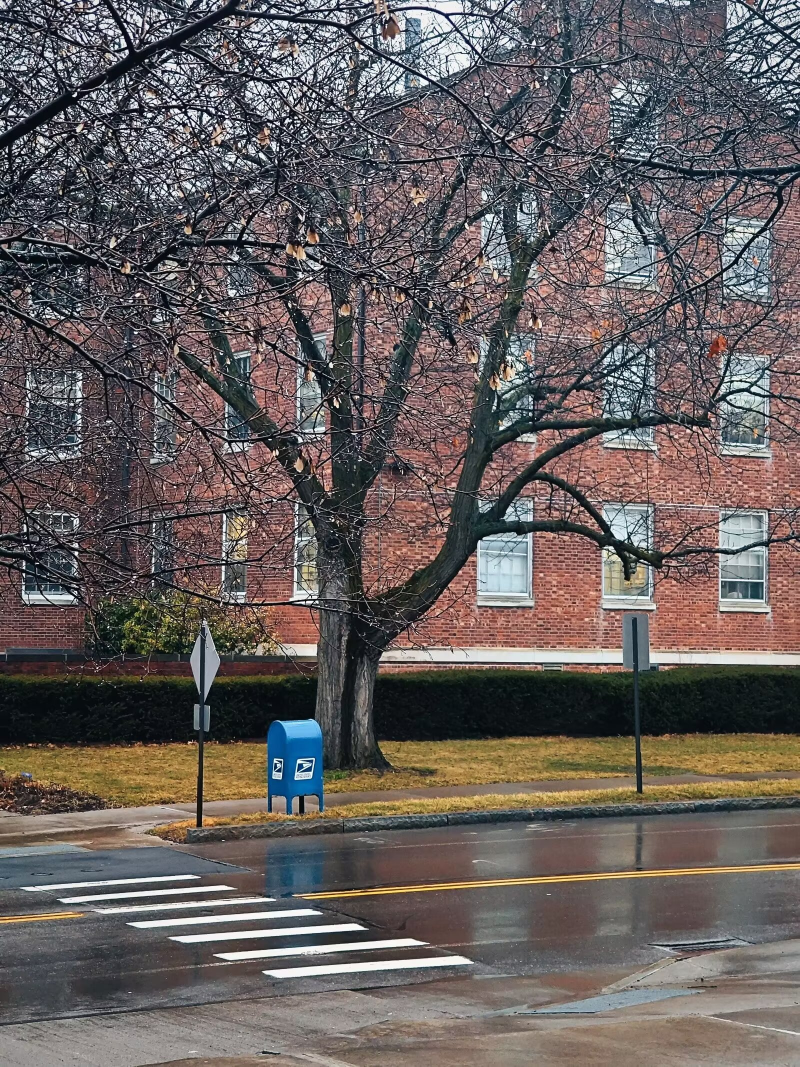
#> input picture latex/images/IMG_1482.JPG, 1599 x 2133 px (shown at 1/2 size)
$ python sim_2d.py
#> lines starting #> are read from the running program, lines starting #| are printed output that depends on the picture
# %%
from itertools import product

import numpy as np
from skimage.io import imsave, imread
from skimage.util import img_as_ubyte
from scipy.stats import multivariate_normal
from scipy.signal import convolve2d
from numpy.fft import fft2, ifft2, fftshift, ifftshift

# %%
img_real: np.ndarray = imread('../latex/images/IMG_1482.JPG', as_gray=True)
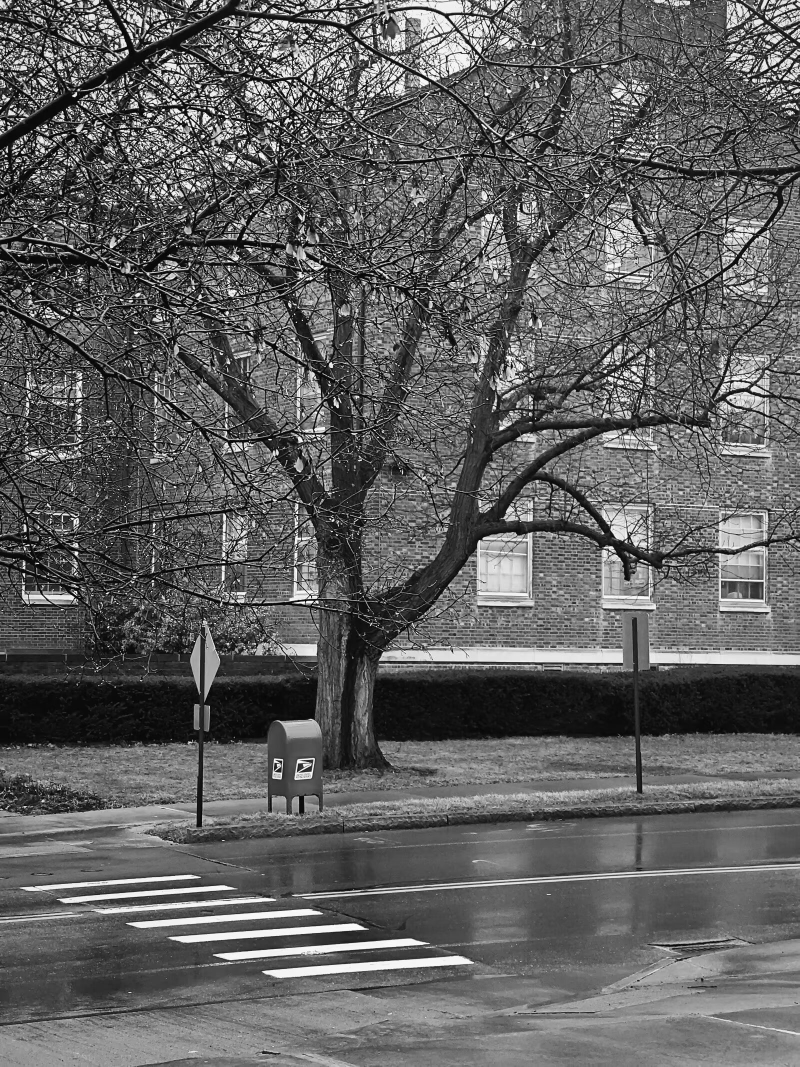
#> img_real: shape (2133, 1599) float64 (shown at 1/2 size); min 0, max 1, mean 0.38
imsave('../latex/images/real.png', img_as_ubyte(img_real))

height, width = img_real.shape
#> height = 2133; width = 1599

# %%
psf_x, psf_y = np.mgrid[-3:3:31j, -3:3:31j]
psf_pos = np.dstack((psf_x, psf_y))
gaussian_2d = multivariate_normal(np.zeros(2), np.eye(2))
psf = gaussian_2d.pdf(psf_pos)
imsave('../latex/images/psf.png', img_as_ubyte(psf / psf.max()))
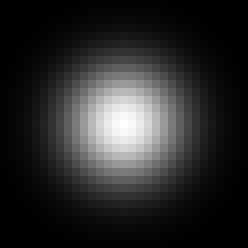
#> saved as psf.png: shape (31, 31) (shown 8 times larger); min 0, max 255, mean 41.5

# %%
img_real_psf = convolve2d(img_real, psf, 'same')
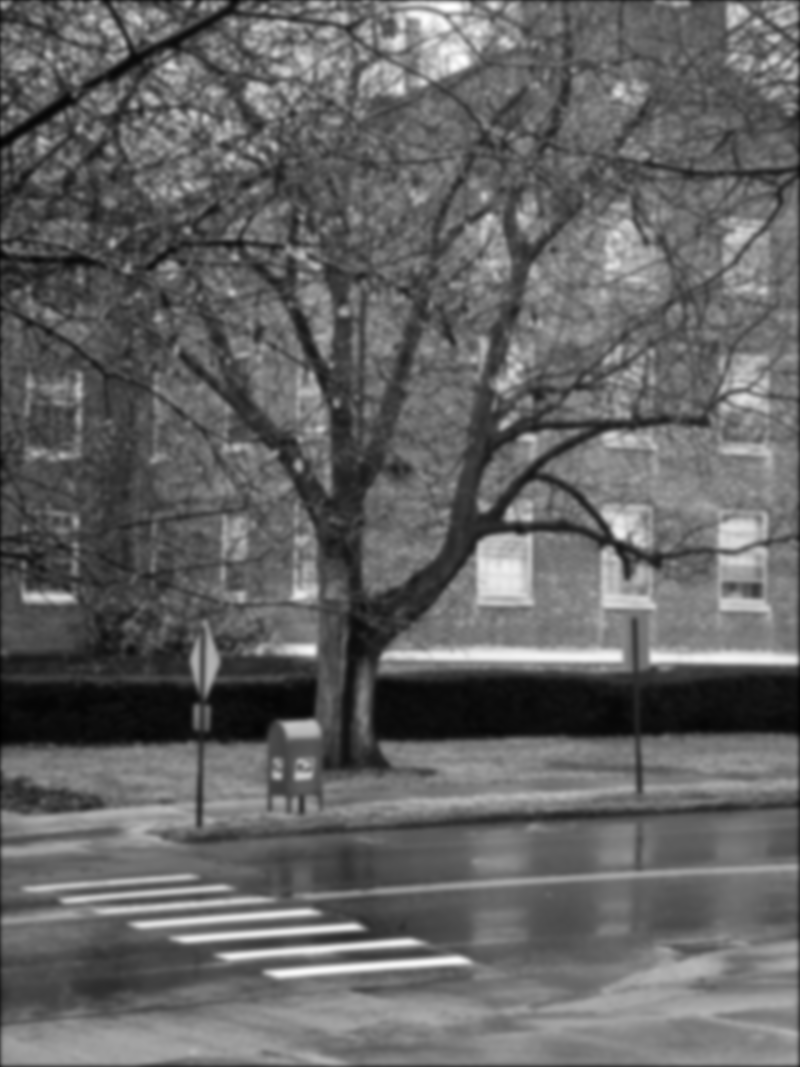
#> img_real_psf: shape (2133, 1599) float64 (shown at 1/2 size); min 0.54, max 23.16, mean 9.4; drawn with min black and max white
img_real_psf = img_real_psf / img_real_psf.max()
imsave('../latex/images/real_psf.png', img_as_ubyte(img_real_psf))

# %%
theta0, phi0 = 0, 0
map_theta_k = lambda theta: np.array([np.cos(theta), np.sin(theta)]) * 2 * np.pi / 10
k0 = map_theta_k(theta0)

si_x, si_y = np.mgrid[0:height, 0:width]
si_pos = np.dstack((si_x, si_y))

def compute_si(k, phi):
#> called with k = array of shape (2,), phi = 0
    si = np.zeros_like(img_real)
    for i0, i1 in product(range(height), range(width)):
        si[i0, i1] = 1 + np.cos(np.inner(k, si_pos[i0, i1]) + phi)
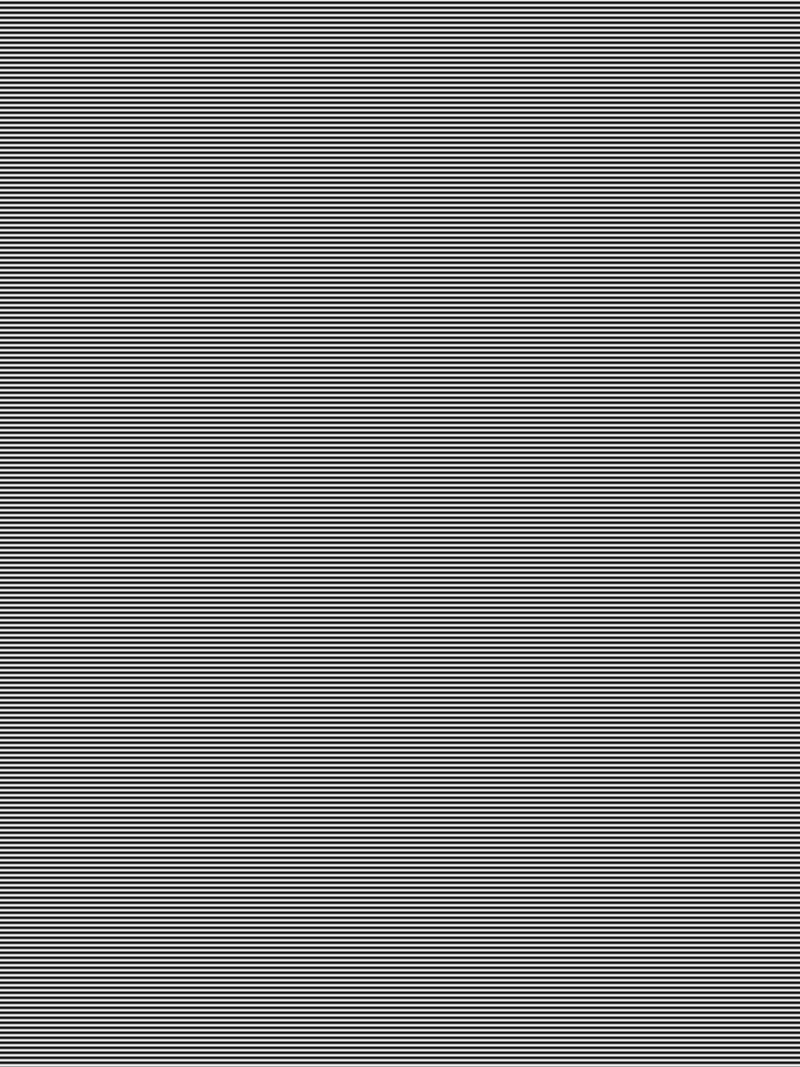
#> si: shape (2133, 1599) float64 (shown at 1/2 size); min 0, max 2, mean 1; drawn with min black and max white
    return si

si0 = compute_si(k0, phi0)

# %%
imsave('../latex/images/si0.png', img_as_ubyte(si0 / si0.max()))

img_real_si0 = convolve2d(img_real * si0, psf, 'same')
#> (the run stopped early here; a loop or call above may not have finished)
